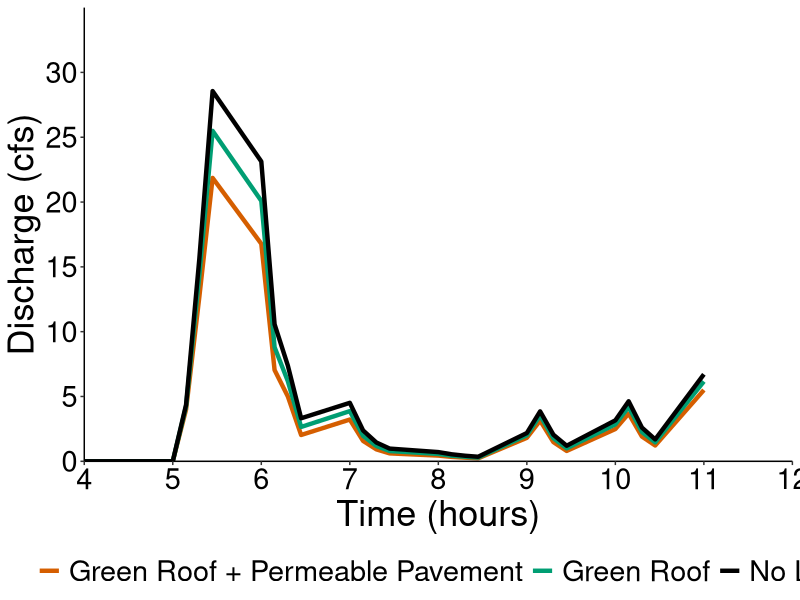
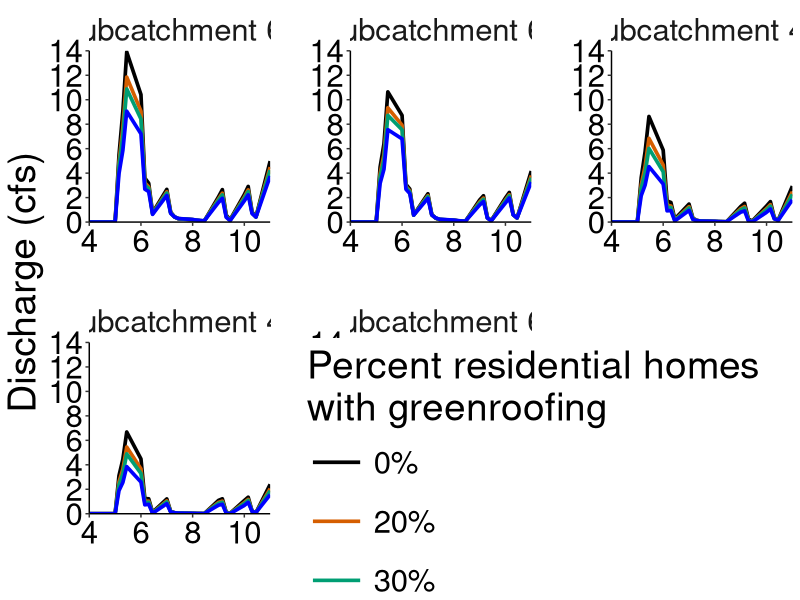
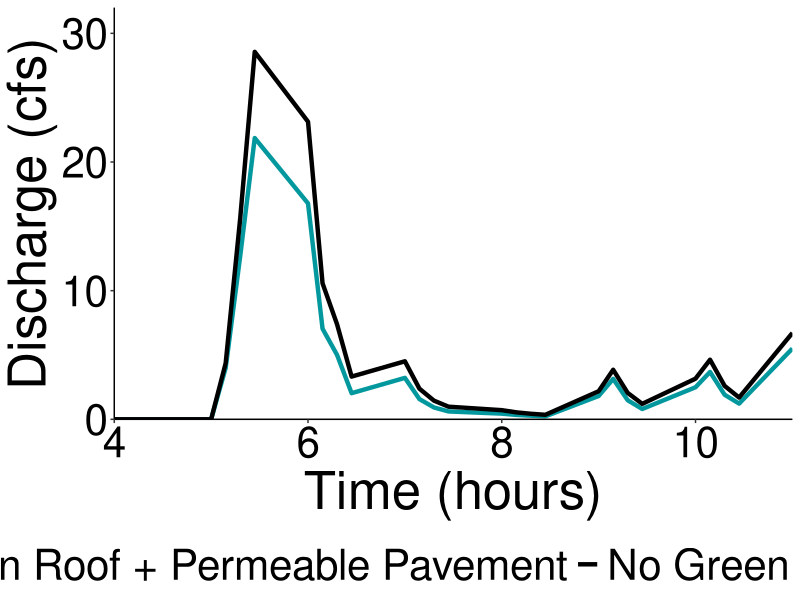
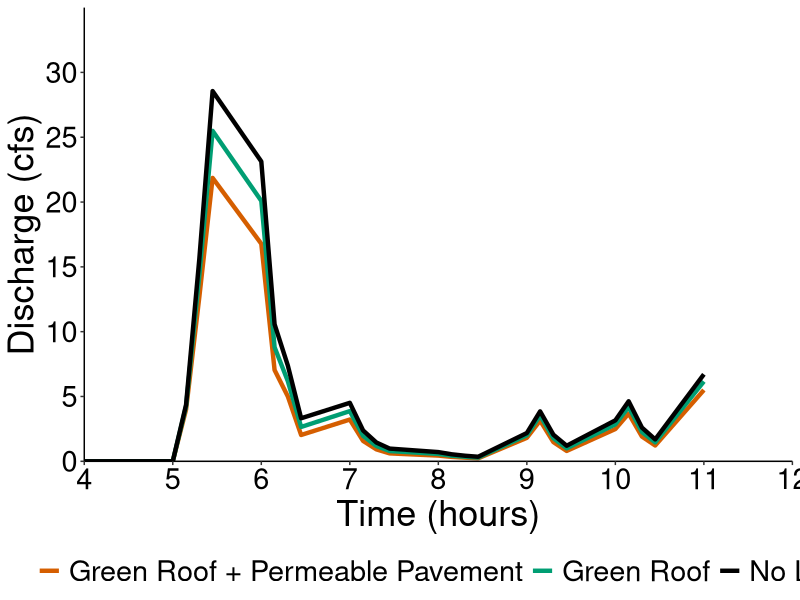
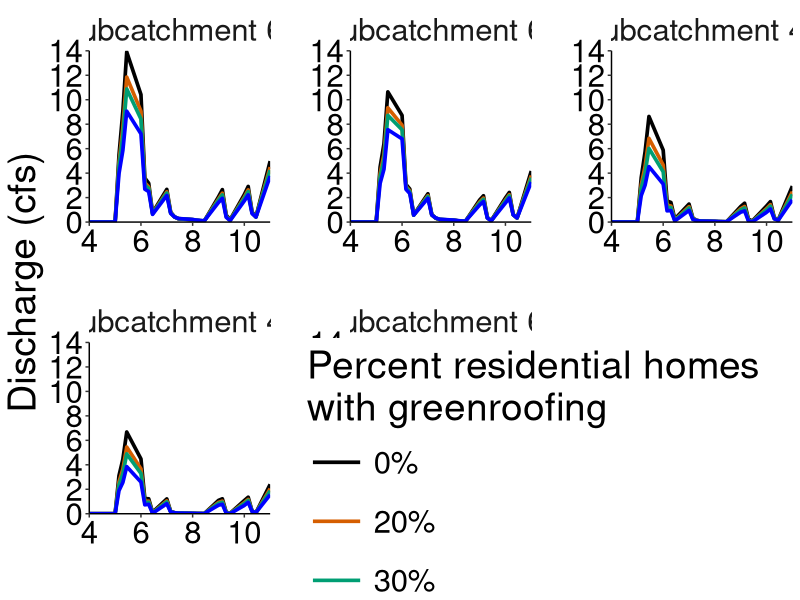

R code for these plots, in order: (Note: this script raises an error after producing the figures.)
## ---- chunk 1
knitr::opts_chunk$set(echo = TRUE)
library(tidyverse) #For data wrangling
library(here)
library(kableExtra) # for tables
library(gganimate) # for creating gif
## ---- chunk 2
#read in data
subcatch_78runoff <- read.csv(here("LID_Graphs", "subcatchment78_LID_runoff.csv"))
wailupe_greenroof_top5 <- read.csv(here("LID_Graphs", "wailupe_greenroof_top5.csv"))
## ---- chunk 3
#Create graph for subcatchment 78 runoff 

cbp2 <- c("#D55E00","#009E73", "#000000")

runoff_78 <- ggplot(subcatch_78runoff, aes(x=time, y = runoff_cfs, color = lid_type)) + 
  geom_line(aes(color=lid_type), size= 1.5)+
  theme_classic()+
  labs(x="Time (hours)", y="Discharge (cfs)")+
  scale_y_continuous(limits= c(0,35), breaks= seq(0,30, by= 5),expand= c(0,0))+
  scale_x_continuous(limits= c(4,12), breaks= seq(0,12, by= 1),expand= c(0,0))+
  theme(legend.title = element_blank())+
  theme(legend.position="bottom") +
  scale_colour_manual(labels = c("Green Roof + Permeable Pavement", "Green Roof", "No LID"), values= cbp2) +
  theme(text=element_text(color="black"),axis.text=element_text(color="black")) +
  theme(text = element_text(size =26))

runoff_78

ggsave("lid_runoff_78.png", runoff_78, width = 16, height = 10, units = "in" )

## animated plot

runoff_78_animate <- ggplot(subcatch_78runoff, aes(x=time, y = runoff_cfs, color = lid_type)) + 
  geom_line(aes(color=lid_type), size= 1.5)+
  theme_classic()+
  labs(x="Time (hours)", y="Discharge (cfs)")+
  scale_y_continuous(limits= c(0,35), breaks= seq(0,30, by= 5),expand= c(0,0))+
  scale_x_continuous(limits= c(4,12), breaks= seq(0,12, by= 1),expand= c(0,0))+
  theme(legend.title = element_blank())+
  theme(legend.position="bottom") +
  scale_colour_manual(labels = c("Green Roof + Permeable Pavement", "Green Roof", "No LID"), values= cbp2) +
  theme(text=element_text(color="black"),axis.text=element_text(color="black")) +
  theme(text = element_text(size =26)) +
    transition_reveal(time)

runoff_78_animate

# animate in a two step process:
 # animate(runoff_78_animate, height = 900, width =1000, renderer = gifski_renderer(loop = FALSE), bg = 'transparent')
  # anim_save("runoff_78_animate.gif")  
## ---- chunk 4
# graph green roof scenarios for top 5 runoff hotspots 

cbp2 <- c("#000000","#D55E00","#009E73", 'blue')

top5 <- ggplot(wailupe_greenroof_top5, aes(x=time, y = runoff_cfs, color = perc_greenroof)) + 
  geom_line(aes(color=perc_greenroof), size= 1.25)+
  theme_classic() +
  facet_wrap(~factor(subcatchment, levels=c('Subcatchment 67','Subcatchment 68','Subcatchment 45','Subcatchment 47', 'Subcatchment 60')), scales = "free")+ # arrange by 67, 68, 45, 47, 60  
  labs(x="Time (hours)", y="Discharge (cfs)")+
  scale_y_continuous(limits= c(0,14), breaks= seq(0,14, by= 2),expand= c(0,0))+
  scale_x_continuous(limits= c(4,11), breaks= seq(4,11, by= 2),expand= c(0,0))+
  theme(panel.spacing.x = unit(10, "mm"), 
        panel.spacing.y= unit(10, "mm"),
        strip.background = element_blank()) +
  theme(legend.position="right") +
  scale_colour_manual(labels = c("0%", "20%", "30%", "50%"), values= cbp2, name = "Percent residential homes \nwith greenroofing") +
  theme(text=element_text(color="black"),axis.text=element_text(color="black")) +
  theme(text = element_text(size =28)) + 
  theme(
    legend.position = c(.98, .38),
    legend.justification = c("right", "top"),
    legend.box.just = "right",
    legend.margin = margin(6, 6, 6, 6), 
    legend.key.size = unit(1.5, "cm"),
    legend.title=element_text(size=28)) 

top5

ggsave("top5.png", top5, width = 20, height = 10, units = "in")

## ---- chunk 5
## read in each percent green roof
wailupe_greenroof_20perc <- read.csv(here("LID_Graphs", "wailupe_green_roofs_20percentresults.csv"))
wailupe_greenroof_30perc <- read.csv(here("LID_Graphs", "wailupe_green_roofs_30percentresults.csv"))
wailupe_greenroof_50perc <- read.csv(here("LID_Graphs", "wailupe_green_roofs_50percentresults.csv"))
## ---- chunk 6
wailupe_greenroof_20perc_table <- wailupe_greenroof_20perc %>% 
  arrange(desc(Runoff.Coefficient)) %>%  
  kable(col.names=c("Subcatchment","Total Runoff (10$^{6}$ gal)", "Peak Runoff (cfs)", "Runoff Coefficient")) %>%
  kable_styling(bootstrap_options = "striped")

wailupe_greenroof_20perc_table


wailupe_greenroof_30perc_table <- wailupe_greenroof_30perc %>% 
  arrange(desc(Runoff.Coefficient)) %>%  
  kable(col.names=c("Subcatchment","Total Runoff (10$^{6}$ gal)", "Peak Runoff (cfs)", "Runoff Coefficient")) %>%
  kable_styling(bootstrap_options = "striped")

wailupe_greenroof_30perc_table

wailupe_greenroof_50perc_table <- wailupe_greenroof_50perc %>% 
  arrange(desc(Runoff.Coefficient)) %>%  
  kable(col.names=c("Subcatchment","Total Runoff (10$^{6}$ gal)", "Peak Runoff (cfs)", "Runoff Coefficient")) %>%
  kable_styling(bootstrap_options = "striped")

wailupe_greenroof_50perc_table
## ---- chunk 7
## black = no lid 
## blue = combined = #03989E

cp3 <- c("#03989E", "#000000")

subcatch_78runoff_nolid_comb <- subcatch_78runoff %>% 
  filter(lid_type %in% c("no_lid", "combined"))

# to export sub 78 df with just no_lid and combined greenroof and permeable pavement 
# write.csv(subcatch_78runoff_nolid_comb, "subcatch_78runoff_nolid_comb.csv")

runoff_78_nolid_comb <- ggplot(subcatch_78runoff_nolid_comb, aes(x=time, y = runoff_cfs, color = lid_type)) + 
  geom_line(aes(color=lid_type), size= 1.5)+
  theme_classic()+
  labs(x="Time (hours)", y="Discharge (cfs)")+
  scale_y_continuous(limits= c(0,32), breaks= seq(0,30, by= 10),expand= c(0,0))+
  scale_x_continuous(limits= c(4,11), breaks= seq(0,12, by= 2),expand= c(0,0))+
  theme(legend.title = element_blank())+
  theme(legend.position="bottom") +
  scale_colour_manual(labels = c("Green Roof + Permeable Pavement", "No Green Infastructure"), values= cp3) +
  theme(text=element_text(color="black"),axis.text=element_text(color="black")) +
  theme(text = element_text(size =38))

runoff_78_nolid_comb

# ggsave("runoff_78_nolid_comb.png", runoff_78_nolid_comb, width = 16, height = 10, units = "in" )

## animated plot for publics
runoff_78_nolid_comb_animate <- ggplot(subcatch_78runoff_nolid_comb, aes(x=time, y = runoff_cfs, color = lid_type)) + 
  geom_line(aes(color=lid_type), size= 1.5)+
  theme_classic()+
  labs(x="Time (hours)", y="Discharge (cubic feet / second)")+
  scale_y_continuous(limits= c(0,32), breaks= seq(0,30, by= 10),expand= c(0,0))+
  scale_x_continuous(limits= c(4,11), breaks= seq(0,12, by= 2),expand= c(0,0))+
  theme(legend.title = element_blank())+
  theme(legend.position="bottom") +
  scale_colour_manual(labels = c("Green Roof + Permeable Pavement", "No Green Infastructure"), values= cp3) +
  theme(text=element_text(color="black"),axis.text=element_text(color="black")) +
  theme(text = element_text(size=38)) +
  transition_reveal(time) +
  theme(
    panel.background = element_rect(fill = "transparent"), # bg of the panel
    plot.background = element_rect(fill = "transparent", color = NA), # bg of the plot
    panel.grid.major = element_blank(), # get rid of major grid
    panel.grid.minor = element_blank(), # get rid of minor grid
    legend.background = element_rect(fill = "transparent"), # get rid of legend bg
  )

runoff_78_nolid_comb_animate

# animate in a two step process:
 animate(runoff_78_nolid_comb_animate, height = 900, width =1000, renderer = gifski_renderer(loop = FALSE), bg = 'transparent')

 # anim_save("runoff_78_nolid_comb_animate.gif") 

## ---- chunk 8
runoff_78_nolid_comb_v2 <- ggplot(subcatch_78runoff_nolid_comb, aes(x=time, y = runoff_cfs, color = lid_type)) + 
  geom_line(aes(color=lid_type), size= 1.5)+
  theme_classic()+
  labs(x="Time (hours)", y="Discharge (cubic feet / second)")+
  scale_y_continuous(limits= c(0,32), breaks= seq(0,30, by= 10),expand= c(0,0))+
  scale_x_continuous(limits= c(4,11), breaks= seq(0,12, by= 2),expand= c(0,0))+
  guides(color = guide_legend(override.aes = list(size = 3))) + # changes line thickness on legend
  theme(legend.title = element_blank())+
  theme(legend.position="bottom") +
  scale_colour_manual(labels = c("Green Roof + Permeable Pavement", "No Green Infastructure"), values= cp3) +
  theme(text=element_text(color="white"),
        axis.text=element_text(color="white")) +
  theme(text = element_text(size =38)) +
  theme(
    panel.background = element_rect(fill = "transparent"), # bg of the panel
    plot.background = element_rect(fill = "transparent", color = NA), # bg of the plot
    panel.grid.major = element_blank(), # get rid of major grid
    panel.grid.minor = element_blank(), # get rid of minor grid
    legend.background = element_rect(fill = "transparent"), # get rid of legend bg
    legend.box.background = element_rect(fill = "transparent", colour="transparent"),  # get rid of legend panel bg +
  axis.line = element_line(colour = "white"),
  axis.title.x = element_text(color="white"),
  axis.title.y = element_text(color="white"),
  axis.text.x= element_text(color = "white"),
  axis.text.y= element_text(color = "white"),
  axis.ticks = element_line(colour = "white"))


runoff_78_nolid_comb_v2


# ggsave('runoff_78_nolid_comb_v2.png', runoff_78_nolid_comb_v2, width = 14, height = 11, units = "in")
